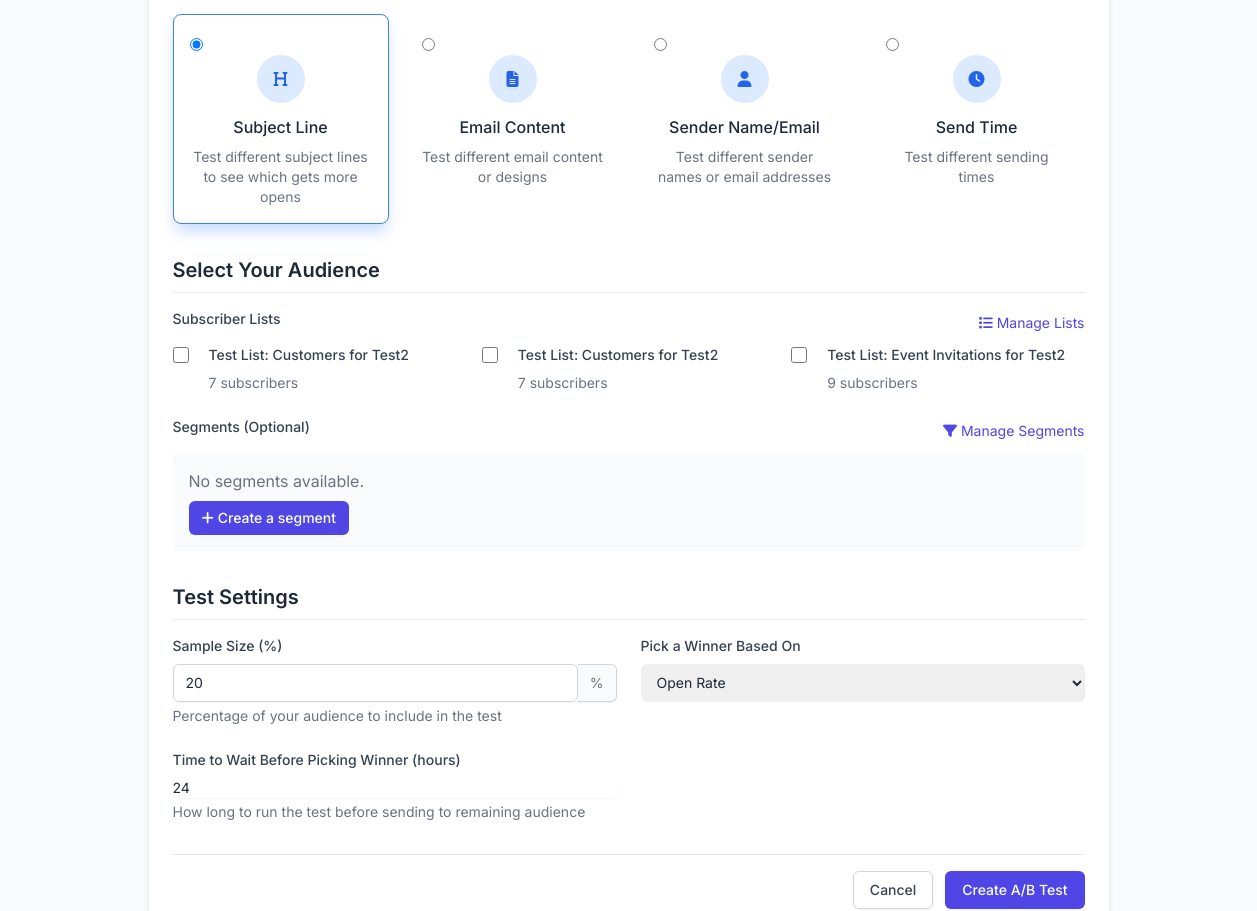
/ab-tests/create/ (signed in, middle part), run on an earlier commit of the app's database.
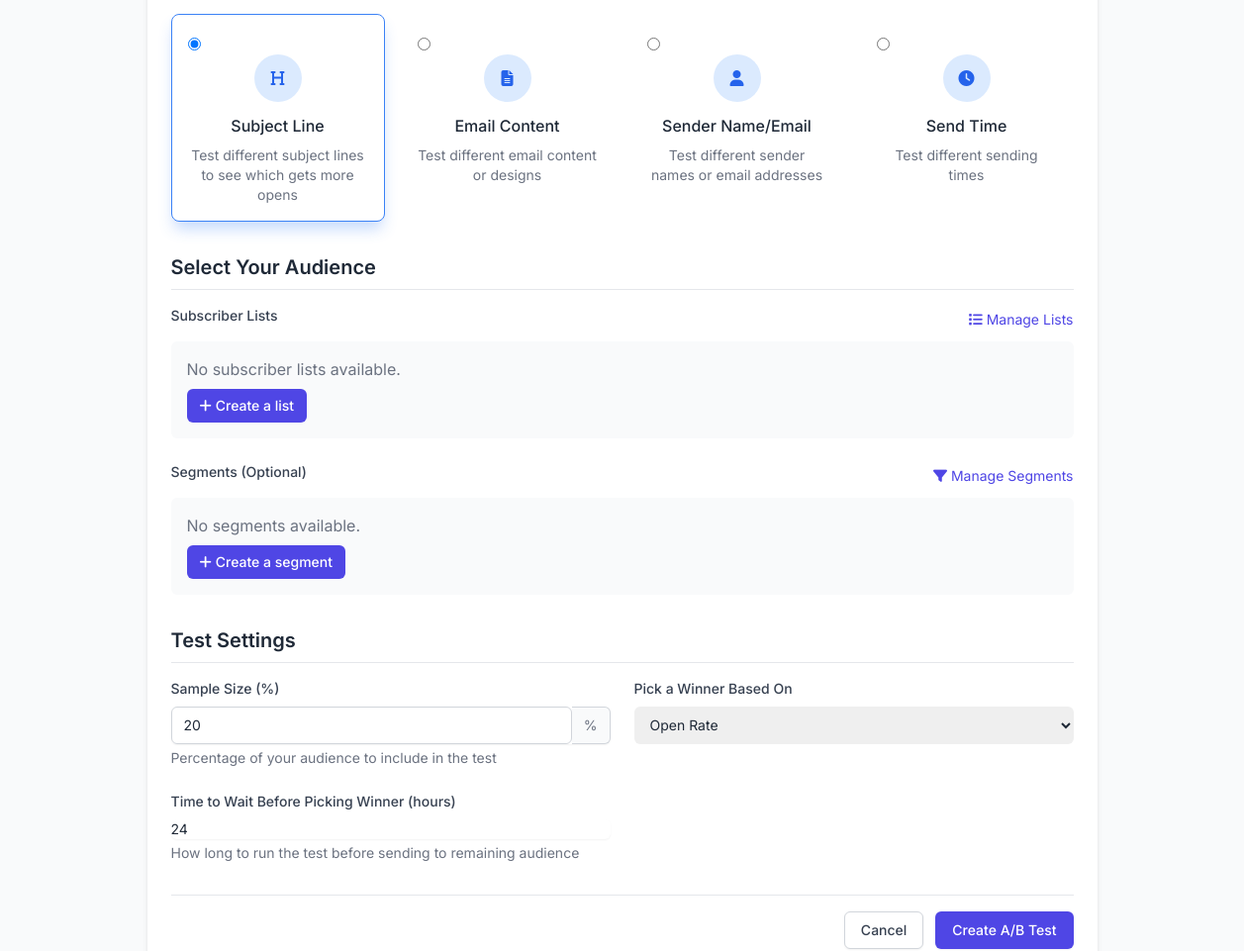
And on a later commit of the database.
### marketing/models.py (models this page shows, shortened)
class SubscriberList(models.Model):
    owner = models.ForeignKey(settings.AUTH_USER_MODEL, on_delete=models.CASCADE, related_name='subscriber_lists')
    name = models.CharField(max_length=100)
    description = models.TextField(blank=True)
    subscribers = models.ManyToManyField(Subscriber, blank=True, related_name='lists')
    created_at = models.DateTimeField(auto_now_add=True)
    updated_at = models.DateTimeField(auto_now=True)
    class Meta:
        ordering = ['name']

### marketing/views.py (the view, shortened to what this page needs)
# urls.py: path('ab-tests/create/', views.create_ab_test, name='create_ab_test'),
@login_required
def create_ab_test(request):
    subscriber_lists = SubscriberList.objects.filter(owner=request.user)
    segments = Segment.objects.filter(owner=request.user)
    return render(request, 'marketing/create_ab_test.html', {
        'subscriber_lists': subscriber_lists,
        'segments': segments,
        'test_types': ABTestCampaign.TEST_TYPES,
        'winner_criteria': ABTestCampaign.WINNER_CRITERIA
    })

### templates/marketing/create_ab_test.html (shortened to what the changed rows need)
{% extends 'base.html' %}
{% load static %}
{% block content %}
<div class="container mx-auto px-4 py-8">
  <form method="post" class="bg-white rounded-lg shadow-md p-6">
    <div class="mb-8">
      <div class="grid grid-cols-1 md:grid-cols-2 lg:grid-cols-4 gap-4 mt-4">
        {% for type_code, type_name in test_types %}
        <div class="test-type-card bg-white rounded-lg border p-4 cursor-pointer" data-test-type="{{ type_code }}">
          <input type="radio" name="test_type" id="test_type_{{ type_code }}" value="{{ type_code }}" class="hidden" {% if forloop.first %}checked{% endif %}>
          <div class="mb-3 text-center">
            <div class="mx-auto w-12 h-12 flex items-center justify-center bg-blue-100 text-blue-600 rounded-full">
              {% if type_code == 'subject' %}
                <i class="fas fa-heading"></i>
              {% elif type_code == 'content' %}
                <i class="fas fa-file-alt"></i>
              {% elif type_code == 'sender' %}
                <i class="fas fa-user"></i>
              {% elif type_code == 'time' %}
                <i class="fas fa-clock"></i>
              {% endif %}
            </div>
          </div>
          <h3 class="font-medium text-center">{{ type_name }}</h3>
          <p class="text-sm text-gray-500 text-center mt-2">
            {% if type_code == 'subject' %}
              Test different subject lines to see which gets more opens
            {% elif type_code == 'content' %}
              Test different email content or designs
            {% elif type_code == 'sender' %}
              Test different sender names or email addresses
            {% elif type_code == 'time' %}
              Test different sending times
            {% endif %}
          </p>
        </div>
        {% endfor %}
      </div>
    </div>
    <div class="mb-8">
      <h2 class="text-xl font-semibold text-gray-800 mb-4 pb-2 border-b">Select Your Audience</h2>
      <div class="mb-6">
        {% if subscriber_lists %}
          <div class="grid grid-cols-1 md:grid-cols-2 lg:grid-cols-3 gap-4">
            {% for list in subscriber_lists %}
            <div class="flex items-start">
              <div class="flex items-center h-5">
                <input id="list_{{ list.id }}" name="lists" value="{{ list.id }}" type="checkbox"
                       class="focus:ring-indigo-500 h-4 w-4 text-indigo-600 border-gray-300 rounded">
              </div>
              <div class="ml-3 text-sm">
                <label for="list_{{ list.id }}" class="font-medium text-gray-700">{{ list.name }}</label>
                <p class="text-gray-500">{{ list.subscribers.count }} subscribers</p>
              </div>
            </div>
            {% endfor %}
          </div>
        {% else %}
          <div class="bg-gray-50 p-4 rounded-md">
            <p class="text-gray-500 mb-2">No subscriber lists available.</p>
            <a href="{% url 'add_subscriber_list' %}" class="inline-flex items-center px-3 py-1.5 border border-transparent text-sm font-medium rounded-md text-white bg-indigo-600 hover:bg-indigo-700 focus:outline-none focus:ring-2 focus:ring-offset-2 focus:ring-indigo-500">
              <i class="fas fa-plus mr-1"></i> Create a list
            </a>
          </div>
        {% endif %}
      </div>
    </div>
    <div class="mb-8">
      <h2 class="text-xl font-semibold text-gray-800 mb-4 pb-2 border-b">Test Settings</h2>
    </div>
  </form>
</div>
{% endblock %}

What changed in the data, as far as the page shows it:
removed SubscriberList: name "Test List: Customers for Test2", subscribers.count "7"
removed SubscriberList: name "Test List: Customers for Test2", subscribers.count "7"
removed SubscriberList: name "Test List: Event Invitations for Test2", subscribers.count "9"
Also different on the page:
text now shown: "No subscriber lists available. Create a list"
